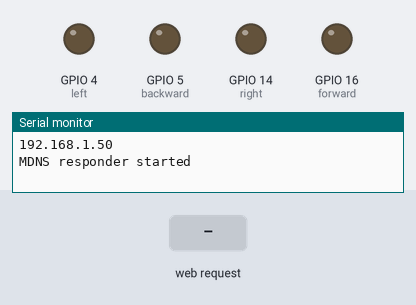
Bench run of a sketch on a simulated ESP8266 (NodeMCU). Parts: output pins drawn as LEDs (lit = HIGH), the last lines printed to the serial monitor. The inputs (shaded band) are chosen by the test bench. WiFi joins after 1.5 s; servers stay silent unless stated.

Above: at 2.7 s.
2.8 s: HTTP request GET /left?duration=120 received
At 2.86 s:
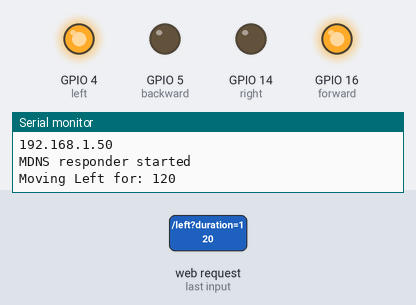
4.5 s: HTTP request GET /right received
At 5.7 s:
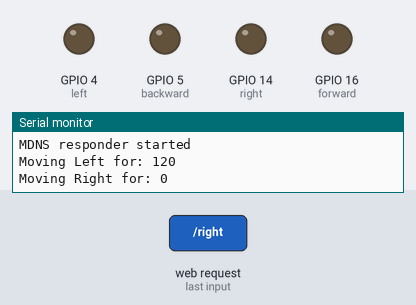
6.1 s: HTTP request GET /forward?duration=1 received
7.6 s: HTTP request GET /backward?duration=1 received
9.1 s: HTTP request GET /right?duration=1 received
At 10.5 s:
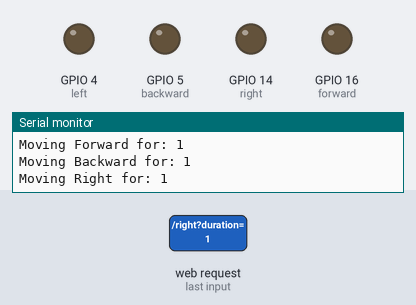
Timing chart, 0 to 11.7 s (numbered marks = the images above; inputs shaded):
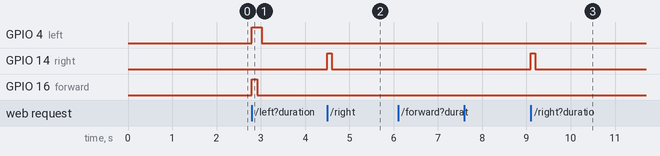

The sketch:

Control_Server.ino
```cpp
#include <ESP8266WiFi.h>
#include <WiFiClient.h>
#include <ESP8266WebServer.h>
#include <ESP8266mDNS.h>

const char* ssid = "_";
const char* password = "top-secret";

ESP8266WebServer server(80);

int steeringOffset = 100;

int forward = 16;
int backward = 5;
int left = 4;
int right = 14;

void handleRoot() {
  server.send(200, "text/plain", "Server Running!");
}


void setup(void){

  pinMode(forward, OUTPUT);
  pinMode(backward, OUTPUT);
  pinMode(left, OUTPUT);
  pinMode(right, OUTPUT);

  digitalWrite(forward, LOW);
  digitalWrite(backward, LOW);
  digitalWrite(left, LOW);
  digitalWrite(right, LOW);

  Serial.begin(115200);
  WiFi.begin(ssid, password);


  while (WiFi.status() != WL_CONNECTED) {
    delay(500);
  }
  Serial.println(WiFi.localIP());


  if (MDNS.begin("esp8266")) {
    Serial.println("MDNS responder started");
  }

  server.on("/forward", [](){
    int duration = server.arg("duration").toInt();
    Serial.println("Moving Forward for: " + String(duration));

    digitalWrite(forward, HIGH);
    server.send(200, "text/plain", "{\"status\": \"moved_forward\"}");
    delay(duration);
    digitalWrite(forward, LOW);
  });

  server.on("/backward", [](){
    int duration = server.arg("duration").toInt();
    Serial.println("Moving Backward for: " + String(duration));

    digitalWrite(backward, HIGH);
    server.send(200, "text/plain", "{\"status\": \"moved_backward\"}");
    delay(duration);
    digitalWrite(backward, LOW);
  });

  server.on("/left", [](){
    int duration = server.arg("duration").toInt();
    Serial.println("Moving Left for: " + String(duration));

    digitalWrite(left, HIGH);
    digitalWrite(forward, HIGH);
    server.send(200, "text/plain", "{\"status\": \"moved_left\"}");
    delay(duration);
    digitalWrite(forward, LOW);
    delay(steeringOffset);
    digitalWrite(left, LOW);
  });

  server.on("/right", [](){
    int duration = server.arg("duration").toInt();
    Serial.println("Moving Right for: " + String(duration));

    digitalWrite(right, HIGH);
    digitalWrite(forward, HIGH);
    server.send(200, "text/plain", "{\"status\": \"moved_right\"}");
    delay(duration);
    digitalWrite(forward, LOW);
    delay(steeringOffset);
    digitalWrite(right, LOW);
  });


  server.begin();

}

void loop(void){
  server.handleClient();
}
```

Measured:
- after the input at 2.8 s, GPIO 4 (left): LOW → HIGH at once, → LOW 0.22 s later; GPIO 16 (forward): LOW → HIGH at once, → LOW 0.12 s later
- after the input at 4.5 s, GPIO 14 (right): LOW → HIGH at once, → LOW 0.10 s later
- after the input at 9.1 s, GPIO 14 (right): LOW → HIGH at once, → LOW 0.10 s later
